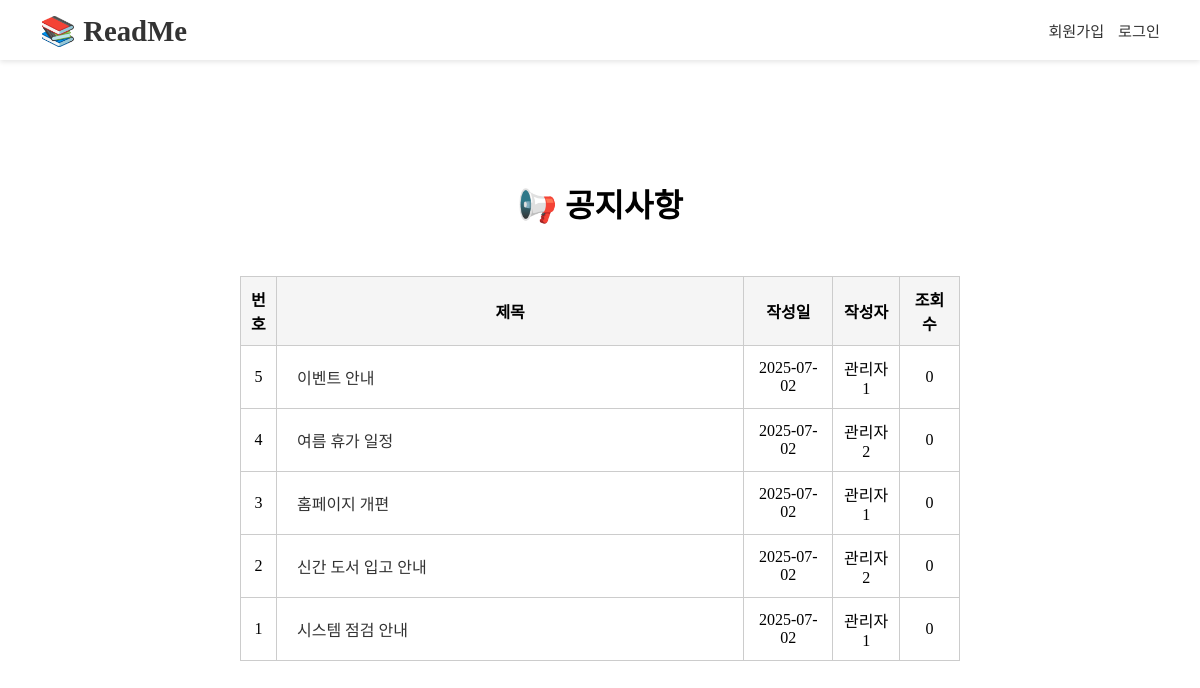
The app's page /board/notice.php with its own data.
### tables this page shows
CREATE TABLE notice (
    nno INT UNSIGNED AUTO_INCREMENT,
    ntit VARCHAR(30) NOT NULL,
    ncontent VARCHAR(200) NOT NULL,
    nview INT NOT NULL DEFAULT 0,
    nimg VARCHAR(255),
    adno INT UNSIGNED NOT NULL,
    ndate DATETIME DEFAULT CURRENT_TIMESTAMP,
    CONSTRAINT PRIMARY KEY (nno),
    constraint foreign key(adno) references admin(adno) on update cascade on delete cascade
);

### board/notice.php (the view, shortened to what this page needs)
<?php
include '../db.php';
$sql = "SELECT n.nno, n.ntit, n.ndate, n.nview, a.adname
        FROM notice n
        JOIN admin a ON n.adno = a.adno
        ORDER BY n.nno DESC";
$result = $conn->query($sql);
?>
<?php include '../header.php'; ?>
<div class="noticeBoard">
    <h1>📢 공지사항</h1>
    <table class="noticeTable">
        <thead>
            <tr>
                <th style="width: 5%;">번호</th>
                <th style="width: 65%;">제목</th>
                <th>작성일</th>
                <th>작성자</th>
                <th>조회수</th>
            </tr>
        </thead>
        <tbody>
            <?php while ($row = $result->fetch_assoc()) { ?>
                <tr>
                    <td><?= $row['nno'] ?></td>
                    <td class="noticeTitle" style="text-align: left; padding:10px 20px;">
                        <a href="noticeView.php?nno=<?= $row['nno'] ?>">
                            <?= htmlspecialchars($row['ntit']) ?>
                        </a>
                    </td>
                    <td><?= substr($row['ndate'], 0, 10) ?></td>
                    <td><?= htmlspecialchars($row['adname']) ?></td>
                    <td><?= $row['nview'] ?></td>
                </tr>
            <?php } ?>
        </tbody>
    </table>
</div>
</body>
</html>

### css/main.css (style rules this page uses)
* { font-family: 'NEXON Lv1 Gothic OTF'; }
a { text-decoration: none; color: black; }
html, body { margin: 0; padding: 0; height: 100%; }
body { padding-top: 60px; }

### css/board.css (style rules this page uses)
.noticeBoard { width: 60%; margin: 50px auto; padding: 30px; }
.noticeBoard h1 { text-align: center; margin: 40px 0px 50px 0px; }
.noticeTable { width: 100%; border-collapse: collapse; }
.noticeTable th, .noticeTable td { border: 1px solid #ccc; padding: 10px; text-align: center; }
.noticeTable th { background-color: #f5f5f5; }
.noticeTitle { text-align: left; }
.noticeTitle a { color: #333; text-decoration: none; text-align: left; }

### records on screen
notice: nno "5", ntit "이벤트 안내", ndate "2025-07-02", adno.adname "관리자1", nview "0"
notice: nno "4", ntit "여름 휴가 일정", ndate "2025-07-02", adno.adname "관리자2", nview "0"
notice: nno "3", ntit "홈페이지 개편", ndate "2025-07-02", adno.adname "관리자1", nview "0"
notice: nno "2", ntit "신간 도서 입고 안내", ndate "2025-07-02", adno.adname "관리자2", nview "0"
notice: nno "1", ntit "시스템 점검 안내", ndate "2025-07-02", adno.adname "관리자1", nview "0"
